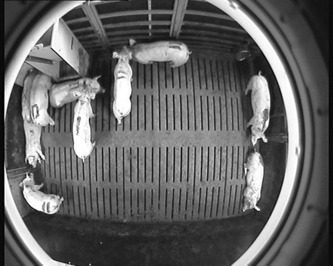
#> input picture pic/1.jpg, 333 x 266 px
$ jupyter execute --allow-errors 1.ipynb   (shell and % lines are left out)   (older library calls are emulated)
#> lines starting #> are read from the running program, lines starting #| are printed output that depends on the picture; after the words box and inside, x2 and y2 are one past the last pixel; in counts of white or black regions, pixels touching at a corner belong together
[cell 1]
import cv2
import matplotlib.pyplot as plt
import numpy as np

[cell 2]
plt.set_cmap('gray')
plt.rcParams['figure.figsize'] = (6, 3)

[cell 3]
pigs = cv2.imread('pic/1.jpg', flags = cv2.IMREAD_GRAYSCALE)
#> pigs is the input picture: shape (266, 333); min 0, max 255, mean 98.2
# pigs = cv2.imread('1.jpg')
print(pigs.shape)
#| (266, 333)

The original shape is (576, 720).

[cell 4]
print((576 / 266 + 720 / 333) / 2)

[cell 5]
plt.imshow(pigs);

[cell 6]
def cutEdge(img):
    dl, dr = 20, 60
    du, dd = 30, 40
    return img[du: -dd, dl: -dr]
pigs = cutEdge(pigs)
plt.imshow(pigs);

[cell 7]
# hist = cv2.calcHist(pigs, channels = [0], mask = None, histSize = [256], ranges = [0, 255])
# plt.plot(hist);
pltHist = lambda img: plt.plot(cv2.calcHist(img, [0], None, [256], [0, 255]))
pltHist(pigs);
#> figure, not shown here; curve peaks at x = 36, y = 9

### Histogram Equalization

[cell 8]
he_pigs = cv2.equalizeHist(pigs)
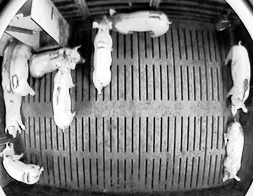
#> he_pigs: shape (196, 253); min 0, max 255, mean 128.2
plt.imshow(he_pigs)

[cell 9]
pltHist(he_pigs)
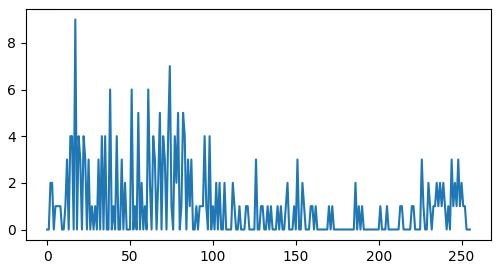
#> figure drawn by matplotlib, 1 panel; curve peaks at x = 17, y = 9

##### CLAHE

[cell 10]
clahe = cv2.createCLAHE(clipLimit = 3)
clahe_pigs = clahe.apply(pigs)
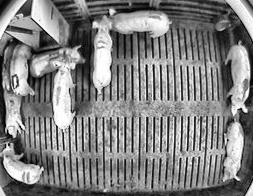
#> clahe_pigs: shape (196, 253); min 1, max 255, mean 128.4
plt.imshow(clahe_pigs)

##### AutoMSRCR

[cell 11]
# 作者：开快车的蜗牛
# 链接：https://zhuanlan.zhihu.com/p/505187561
def AUTOMSRCR(img, sigma_list):
    # “sigma_list”: [15, 81, 201],多尺度高斯模糊sigma值
    img = np.float64(img) + 1.0

    retinex = np.zeros_like(img)
    for sigma in sigma_list:
        retinex += np.log10(img) - np.log10(cv2.GaussianBlur(img, (0, 0), sigma))
#> this loop made 4 passes
#> sigma on passes 1 to 4: 3, 5, 11, 101
#> pass 1, in AUTOMSRCR, `retinex += np.log10(img) - np.log10(cv2.GaussianBlur(img, (0, 0), sigm..`:
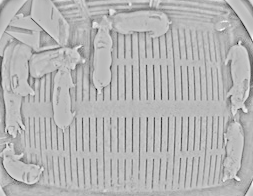
#> retinex: shape (196, 253, 3) float64; min -1.17, max 0.446, mean -0.0279; drawn with min black and max white

    img_retinex = retinex / len(sigma_list)

    for i in range(img_retinex.shape[2]):
        unique, count = np.unique(np.int32(img_retinex[:, :, i] * 100), return_counts=True)
        for u, c in zip(unique, count):
            if u == 0:
                zero_count = c
                break

        low_val = unique[0] / 100.0
        high_val = unique[-1] / 100.0
        for u, c in zip(unique, count):
            if u < 0 and c < zero_count * 0.1:
                low_val = u / 100.0
            if u > 0 and c < zero_count * 0.1:
                high_val = u / 100.0
                break

        img_retinex[:, :, i] = np.maximum(np.minimum(img_retinex[:, :, i], high_val), low_val)

        img_retinex[:, :, i] = (img_retinex[:, :, i] - np.min(img_retinex[:, :, i])) / \
                               (np.max(img_retinex[:, :, i]) - np.min(img_retinex[:, :, i])) \
                               * 255
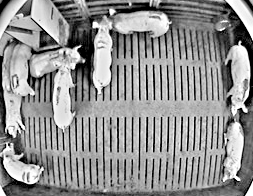
#> img_retinex: shape (196, 253, 3) float64; min 0, max 255, mean 144.9

    dst = np.uint8(img_retinex)

    return dst

[cell 12]
msrcr_pigs = AUTOMSRCR(cutEdge(cv2.imread('pic/1.jpg')), sigma_list = [3, 5, 11, 101])
print(msrcr_pigs.shape)
#| (196, 253, 3)
plt.imshow(msrcr_pigs);
plt.show()
msrcr_pigs = cv2.cvtColor(msrcr_pigs, code = cv2.COLOR_RGB2GRAY)
print(msrcr_pigs.shape)
#| (196, 253)
plt.imshow(msrcr_pigs);
plt.show()

### Gaussian Lowpass Filter

[cell 13]
LPF_pigs = pigs

[cell 14]
k = 3
LPF_pigs = cv2.GaussianBlur(LPF_pigs, ksize = (k, k), sigmaX = 0)
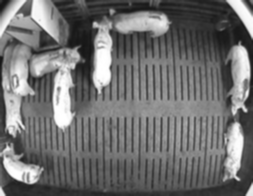
#> LPF_pigs: shape (196, 253); min 21, max 255, mean 111.9
plt.imshow(LPF_pigs);

### Binarise (Otsu's method)

https://blog.csdn.net/qq_42886635/article/details/115181744

[cell 15]
import mahotas
T = mahotas.thresholding.otsu(pigs)
#> T = 118
print("Otsu's method threshold: %d" %T)
#| Otsu's method threshold: 118
_, x = cv2.threshold(pigs, thresh = T, maxval = 255, type = cv2.THRESH_BINARY)
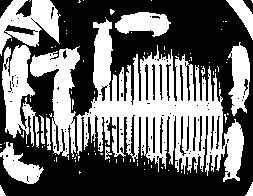
#> x: shape (196, 253); 43.1% white; 94 white regions (80 under 20 px), largest, box (x1, y1, x2, y2) and area: (76, 19, 244, 182) 11241, (30, 46, 80, 160) 2371, (2, 45, 39, 148) 2117
plt.imshow(x)

#> (a cell that did not finish here is left out)

[cell 17]
_, x = cv2.threshold(pigs, thresh = 150, maxval = 255, type = cv2.THRESH_BINARY)
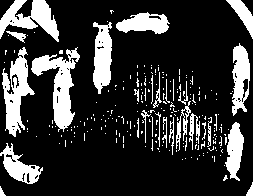
#> x: shape (196, 253); 21.1% white; 231 white regions (202 under 20 px), largest, box (x1, y1, x2, y2) and area: (31, 47, 80, 132) 1578, (2, 47, 35, 137) 1343, (0, 0, 59, 42) 1205
plt.imshow(x)

### Morphological Operation

[cell 18]
x = cv2.imread('pic/before_morpho.png', flags = cv2.IMREAD_GRAYSCALE)
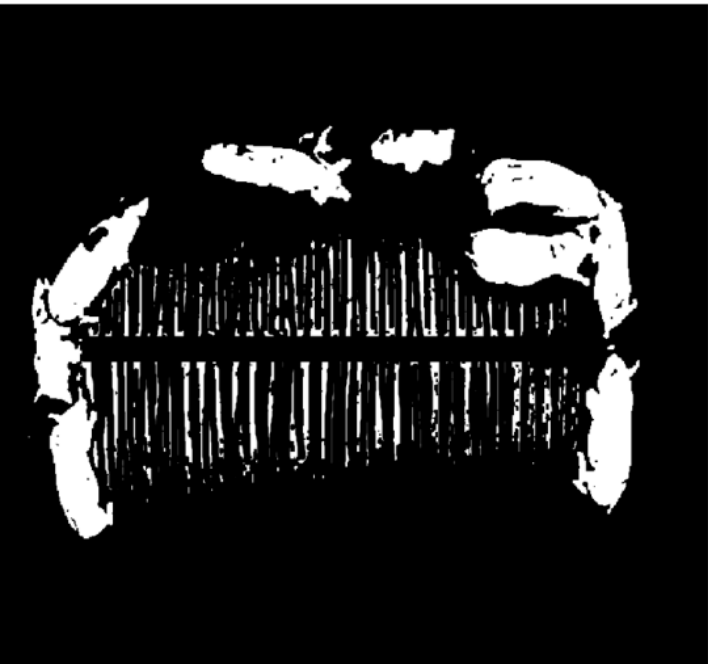
#> input picture pic/before_morpho.png, 708 x 664 px
#> x is the input picture: shape (664, 708); min 0, max 255, mean 31.2
print(x.shape)
#| (664, 708)
plt.imshow(x);

[cell 19]
ker = np.array([[int((i - 4.5) ** 2 + (j - 4.5) ** 2 < 22) for j in range(10)] for i in range(10)], \
               np.uint8)

[cell 20]
y = cv2.morphologyEx(x, op = cv2.MORPH_OPEN, kernel = ker)
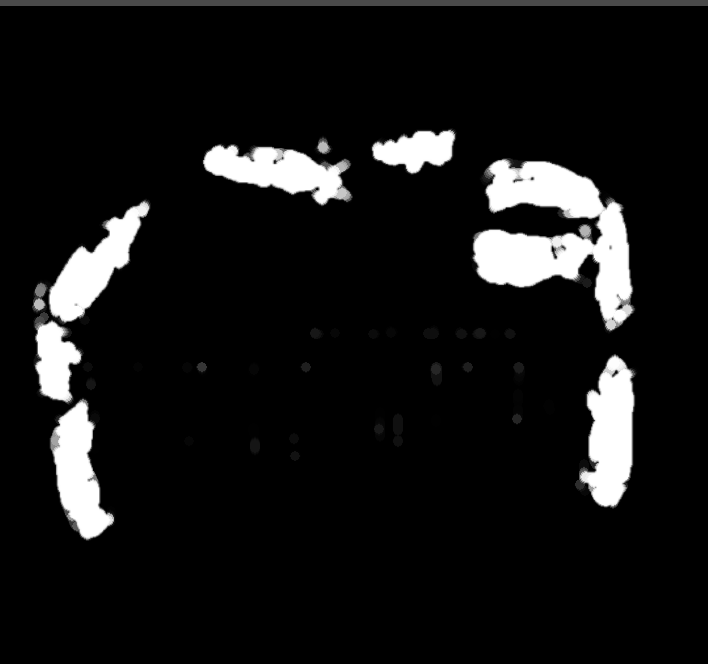
#> y: shape (664, 708); min 0, max 255, mean 21.3
plt.imshow(y)
